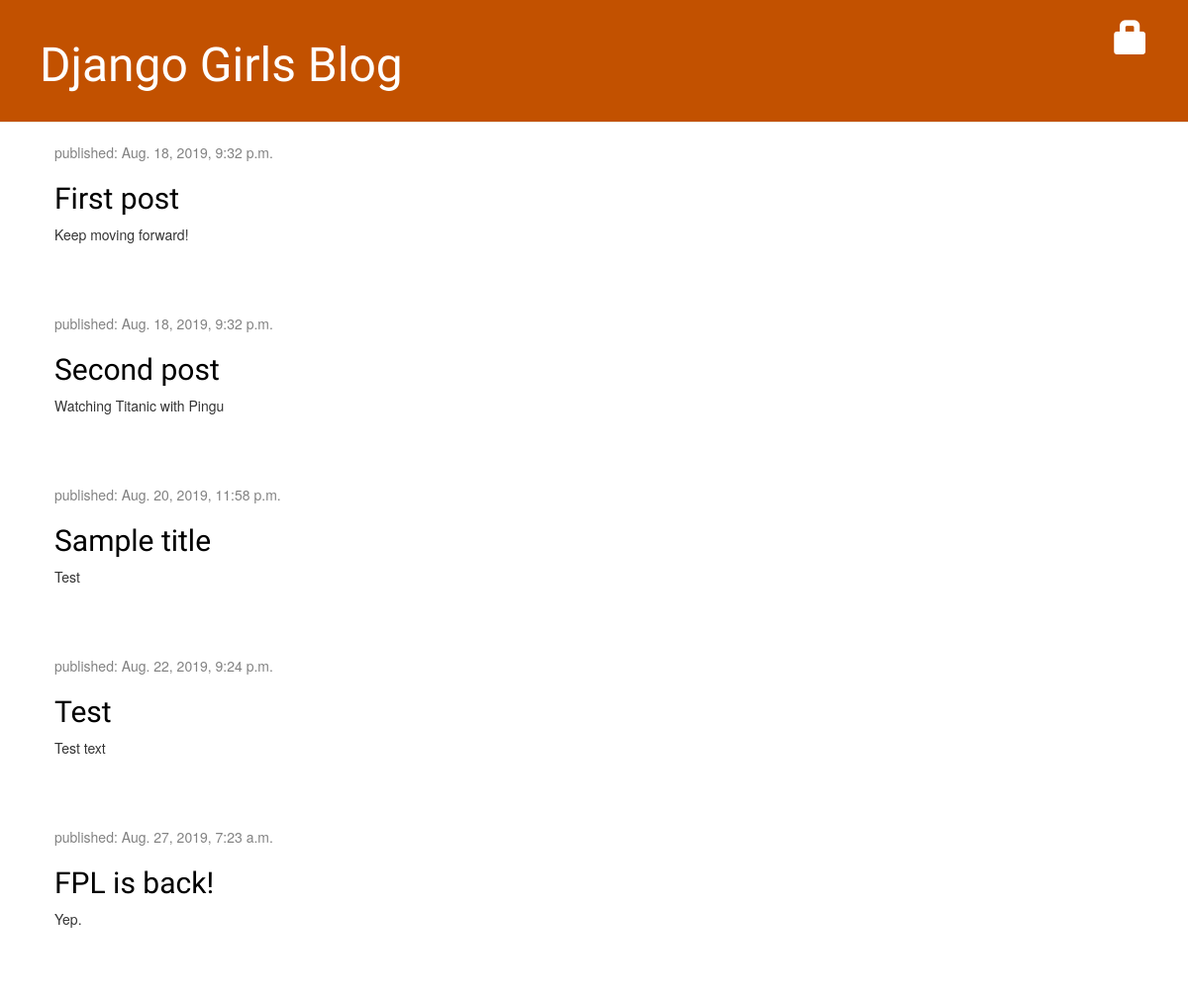
Page /blog/ on the earlier database version.
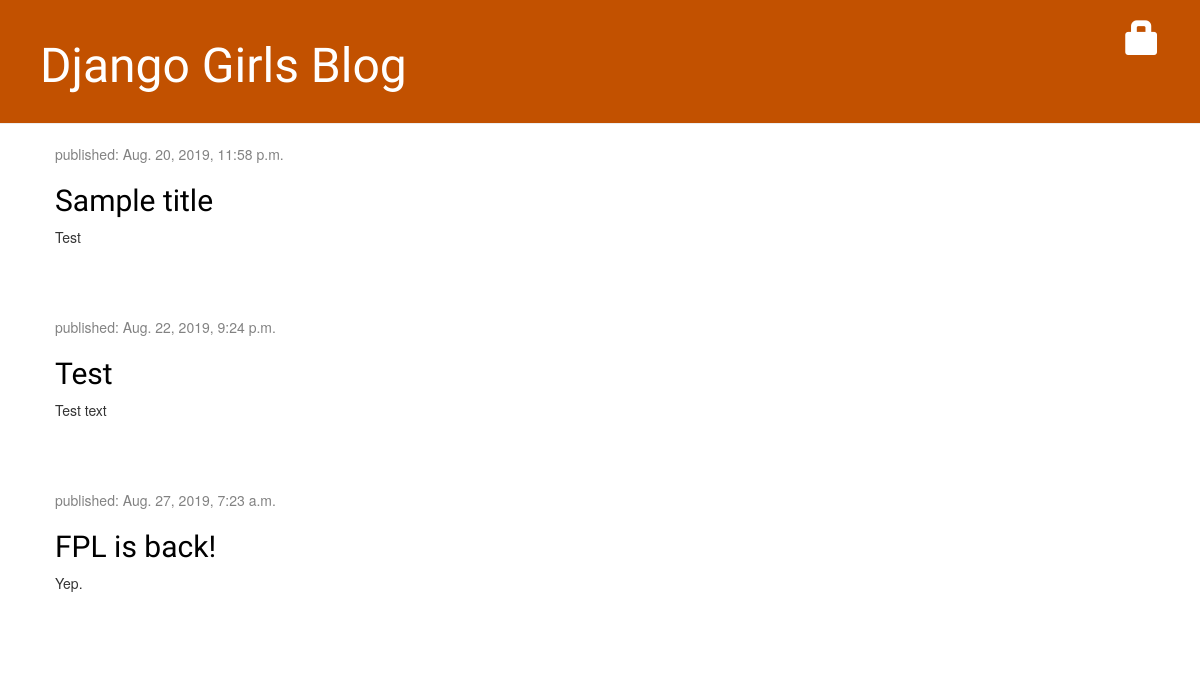
Same page on the later database version.
### blog/models.py (models this page shows, shortened)
class Post(models.Model):
	author = models.ForeignKey(settings.AUTH_USER_MODEL, on_delete = models.CASCADE)
	title = models.CharField(max_length = 200)
	text = models.TextField()
	created_date = models.DateTimeField(default = timezone.now())
	published_date = models.DateTimeField(blank = True, null = True)

### blog/views.py (the view)
# urls.py: path('', views.post_list, name='post_list'),
def post_list(request):
	posts = Post.objects.filter(published_date__lte = timezone.now()).order_by('published_date')
	return render(request, 'blog/post_list.html', {'posts': posts})

### blog/templates/blog/post_list.html
{% extends 'blog/base.html' %}
{% block content %}
    {% for post in posts %}
        <div class="post">
            <div class="date">
                <p>published: {{ post.published_date }}</p>
            </div>
            <h2><a href="{% url 'post_detail' pk=post.pk %}">{{ post.title }}</a></h2>
            <p>{{ post.text|linebreaksbr }}</p>
        </div>
    {% endfor %}
{% endblock %}

### blog/templates/blog/base.html (shortened to what this page needs)
{% load static %}
<html>
    <head>
        <link rel="stylesheet" href="//maxcdn.bootstrapcdn.com/bootstrap/3.2.0/css/bootstrap.min.css">
		<link rel="stylesheet" href="//maxcdn.bootstrapcdn.com/bootstrap/3.2.0/css/bootstrap-theme.min.css">
		<link rel="stylesheet" type="text/css" href="{% static 'blog/blog.css' %}">
    </head>
    <body>
        <div class="page-header">
            {% if user.is_authenticated %}
               <a href="{% url 'post_new' %}" class="top-menu"><span class="glyphicon glyphicon-plus"></span></a>
               <a href="{% url 'post_draft_list' %}" class="top-menu"><span class="glyphicon glyphicon-edit"></span></a>
               <p class="top-menu">Hello {{ user.username }} <small>(<a href="{% url 'logout' %}">Log out</a>)</small></p>
            {% else %}
                <a href="{% url 'login' %}" class="top-menu"><span class="glyphicon glyphicon-lock"></span></a>
            {% endif %}
            <h1><a href="/blog">Django Girls Blog</a></h1>
        </div>
        <div class="content container">
            <div class="row">
                <div class="col-md-8">
                    {% block content %}
                    {% endblock %}
                </div>
            </div>
        </div>
    </body>
</html>

### blog/static/blog/blog.css (style rules this page uses)
h1 a, h2 a { color: #C25100; font-family: 'Lobster'; }
.page-header { background-color: #C25100; margin-top: 0; padding: 20px 20px 20px 40px; }
.page-header h1, .page-header h1 a, .page-header h1 a:visited, .page-header h1 a:active { color: #ffffff; font-size: 36pt; text-decoration: none; }
.content { margin-left: 40px; }
h1, h2, h3, h4 { font-family: 'Lobster', cursive; }
.date { color: #828282; }
.top-menu, .top-menu:hover, .top-menu:visited { color: #ffffff; float: right; font-size: 26pt; margin-right: 20px; }
.post { margin-bottom: 70px; }
.post h2 a, .post h2 a:visited { color: #000000; }

Differences in the rows shown:
removed Post: published_date "Aug. 18, 2019, 9:32 p.m.", title "First post", text "Keep moving forward!"
removed Post: published_date "Aug. 18, 2019, 9:32 p.m.", title "Second post", text "Watching Titanic with Pingu"
